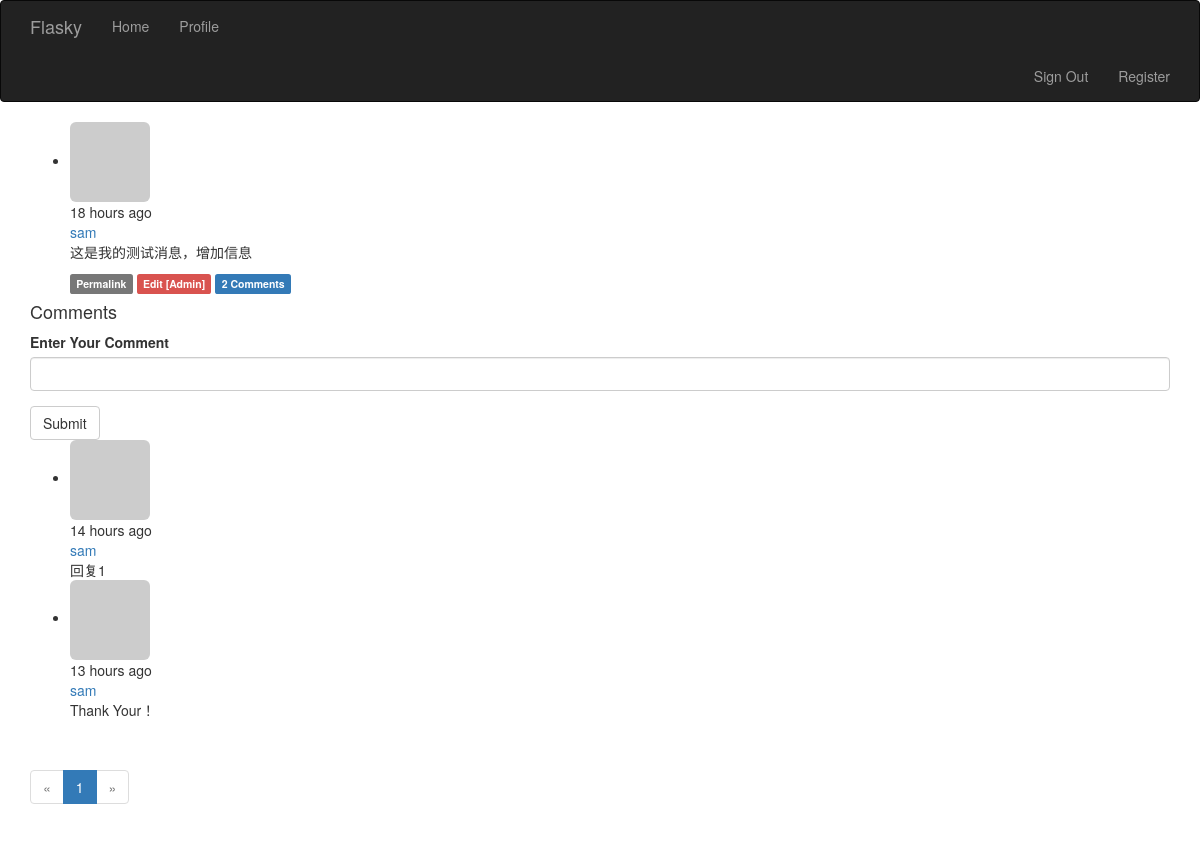
/post/109 (signed in), run on the app's committed database.
### app/models.py (models this page shows, shortened)
class Post(db.Model):
    __tablename__ = 'posts'
    id = db.Column(db.Integer, primary_key=True)
    body = db.Column(db.Text)
    body_html = db.Column(db.Text)
    timestamp = db.Column(db.DateTime, index=True, default=datetime.datetime.utcnow)
    author_id = db.Column(db.Integer, db.ForeignKey('users.id'))
    comments = db.relationship('Comment', backref='post', lazy='dynamic')

class User(UserMixin, db.Model):
    __tablename__ = 'users'
    id = db.Column(db.Integer, primary_key=True)
    email = db.Column(db.String(64), unique=True, index=True)
    username = db.Column(db.String(64), unique=True, index=True)
    password_hash = db.Column(db.String(128))
    role_id = db.Column(db.Integer, db.ForeignKey('roles.id'))
    confirmed = db.Column(db.Boolean, default=False)
    name = db.Column(db.String(64))
    location = db.Column(db.String(64))
    about_me = db.Column(db.Text())
    avatar_hash = db.Column(db.String(32))
    member_since = db.Column(db.DateTime(), default=datetime.datetime.utcnow)
    last_seen = db.Column(db.DateTime(), default=datetime.datetime.utcnow)
    posts = db.relationship('Post', backref='author', lazy='dynamic')
    followed = db.relationship('Follow',
                               foreign_keys=[Follow.follower_id],
                               backref=db.backref('follower', lazy='joined'),
                               lazy='dynamic',
                               cascade='all, delete-orphan')
    follower = db.relationship('Follow',
                               foreign_keys=[Follow.followed_id],
                               backref=db.backref('followed', lazy='joined'),
                               lazy='dynamic',
                               cascade='all, delete-orphan')
    comments = db.relationship('Comment', backref='author', lazy='dynamic')
    @property
    def password(self):
        raise AttributeError('password is not a readable attribute')
    def can(self, permissions):
        return self.role is not None and \
            (self.role.permissions & permissions) == permissions
    def is_administrator(self):
        return self.can(Permission.ADMINISTER)
    def ping(self):
        self.last_seen = datetime.datetime.utcnow()
        db.session.add(self)
    def gravatar(self, size=100, default='identicon', rating='g'):
        if request.is_secure:
            url = 'https://secure.gravatar.com/avator'
        else:
            url = 'http://www.gravatar.com/avatar'
        hash = hashlib.md5(self.email.encode('utf-8')).hexdigest()
        return '{url}/{hash}?s={size}&d={default}&r={rating}'.format(
            url=url, hash=hash, size=size, default=default, rating=rating)

class Comment(db.Model):
    __tablename__ = 'comments'
    id = db.Column(db.Integer, primary_key=True)
    body = db.Column(db.Text)
    body_html = db.Column(db.Text)
    timestamp = db.Column(db.DateTime, index=True,
                          default=datetime.datetime.utcnow)
    disabled = db.Column(db.Boolean)
    author_id = db.Column(db.Integer, db.ForeignKey('users.id'))
    post_id = db.Column(db.Integer, db.ForeignKey('posts.id'))

### app/main/views.py (the view, shortened to what this page needs)
@main.route('/post/<int:id>', methods=['GET', 'POST'])
def post(id):
    post = Post.query.get_or_404(id)
    form = CommentForm()
    page = request.args.get('page', 1, type=int)
    if page == -1:
        page = (post.comments.count() - 1) / \
               (current_app.config['FLASKY_COMMENTS_PER_PAGE'] + 1)
    pagination = post.comments.order_by(Comment.timestamp.asc()).paginate(
        page, per_page=current_app.config['FLASKY_COMMENTS_PER_PAGE'],
        error_out=False)
    comments = pagination.items
    return render_template('post.html', posts=[post], form=form,
                           comments=comments, pagination=pagination)

### app/main/forms.py
class CommentForm(Form):
    body = StringField('Enter Your Comment', validators=[Required()])
    submit = SubmitField('Submit')

### app/auth/views.py (called while the page is built)
@auth.before_app_request
def before_request():
    if current_user.is_authenticated:
        current_user.ping()
        if current_user.confirmed and request.endpoint[:5] != 'auth.' and request.endpoint != 'static':
            return redirect(url_for('auth.unconfirmed'))

### app/main/__init__.py (called while the page is built)
@main.app_context_processor
def inject_permissions():
    return dict(Permission=Permission)

### app/models.py (called while the page is built)
@login_manager.user_loader
def load_user(user_id):
    return User.query.get(int(user_id))

### app/templates/post.html (shortened to what this page needs)
{% extends "base.html" %}
{% import "bootstrap/wtf.html" as wtf %}
{% import "_macros.html" as macros %}
{% block page_content %}
{% include '_posts.html' %}
<h4 id="comments">Comments</h4>
{% if current_user.can(Permission.COMMENT) %}
<div class="comment-form">
    {{ wtf.quick_form(form) }}
</div>
{% endif %}
{% include '_comments.html' %}
{% if pagination %}
<div class="pagination">
    {{ macros.pagination_widget(pagination, '.post', fragment='#comments', id=posts[0].id) }}
</div>
{% endif %}
{% endblock %}

### app/templates/_posts.html (shortened to what this page needs)
<ul class="posts">
    {% for post in posts %}
    <li class="post">
        <div class="profile-thumbnail">
            <a href="{{ url_for('.user', username=post.author.username) }}">
                <img class="img-rounded profile-thumbnail" src="{{ post.author.gravatar(size=40) }}">
            </a>
        </div>
        <div class="post-content">
            <div class="post-date"> {{ moment(post.timestamp).fromNow() }} </div>
            <div class="post-author"><a href="{{ url_for('.user', username=post.author.username) }}">{{ post.author.username }}</a></div>
            <div class="post-body">
                {% if post.body_html %}
                    {{ post.body_html | safe }}
                {% else %}
                    {{ post.body }}
                {% endif %}
            </div>
            <div class="post-footer">
                <a href="{{ url_for('.post', id=post.id) }}">
                    <span class="label label-default">Permalink</span>
                </a>
                {% if current_user.is_administrator() %}
                <a href="{{ url_for('.edit', id=post.id) }}">
                    <span class="label label-danger">Edit [Admin]</span>
                </a>
                {% endif %}
                <a href="{{ url_for('.post', id=post.id) }}#comments">
                    <span class="label label-primary">
                        {{ post.comments.count() }} Comments
                    </span>
                </a>
            </div>
        </div>
    </li>
    {% endfor %}
</ul>

### app/templates/_comments.html (shortened to what this page needs)
<ul class="comments">
    {% for comment in comments %}
    <li class="comment">
        <div class="comment-thumbnail">
            <a href="{{ url_for('.user', username=comment.author.username) }}">
                <img class="img-rounded profile-thumbnail" src="{{ comment.author.gravatar(size=40) }}">
            </a>
        </div>
        <div class="comment-content">
            <div class="comment-date">
                {{ moment(comment.timestamp).fromNow() }}
            </div>
            <div class="comment-author">
                <a href="{{ url_for('.user', username=comment.author.username) }}">
                    {{ comment.author.username }}
                </a>
            </div>
        </div>
        <div class="comment-body">
            {% if moderate or not comment.disabled %}
                {% if comment.body_html %}
                    {{ comment.body_html | safe }}
                {% else %}
                    {{ comment.body }}
                {% endif %}
            {% endif %}
        </div>
    </li>
    {% endfor %}
</ul>

### data on the page
Post: timestamp "18 hours ago", author.username "sam", body_html "这是我的测试消息，增加信息", comments.count "2"
Comment: timestamp "14 hours ago", author.username "sam", body_html "回复1"
Comment: timestamp "13 hours ago", author.username "sam", body_html "Thank Your！"

### other printed values
{{ p }} "1"
